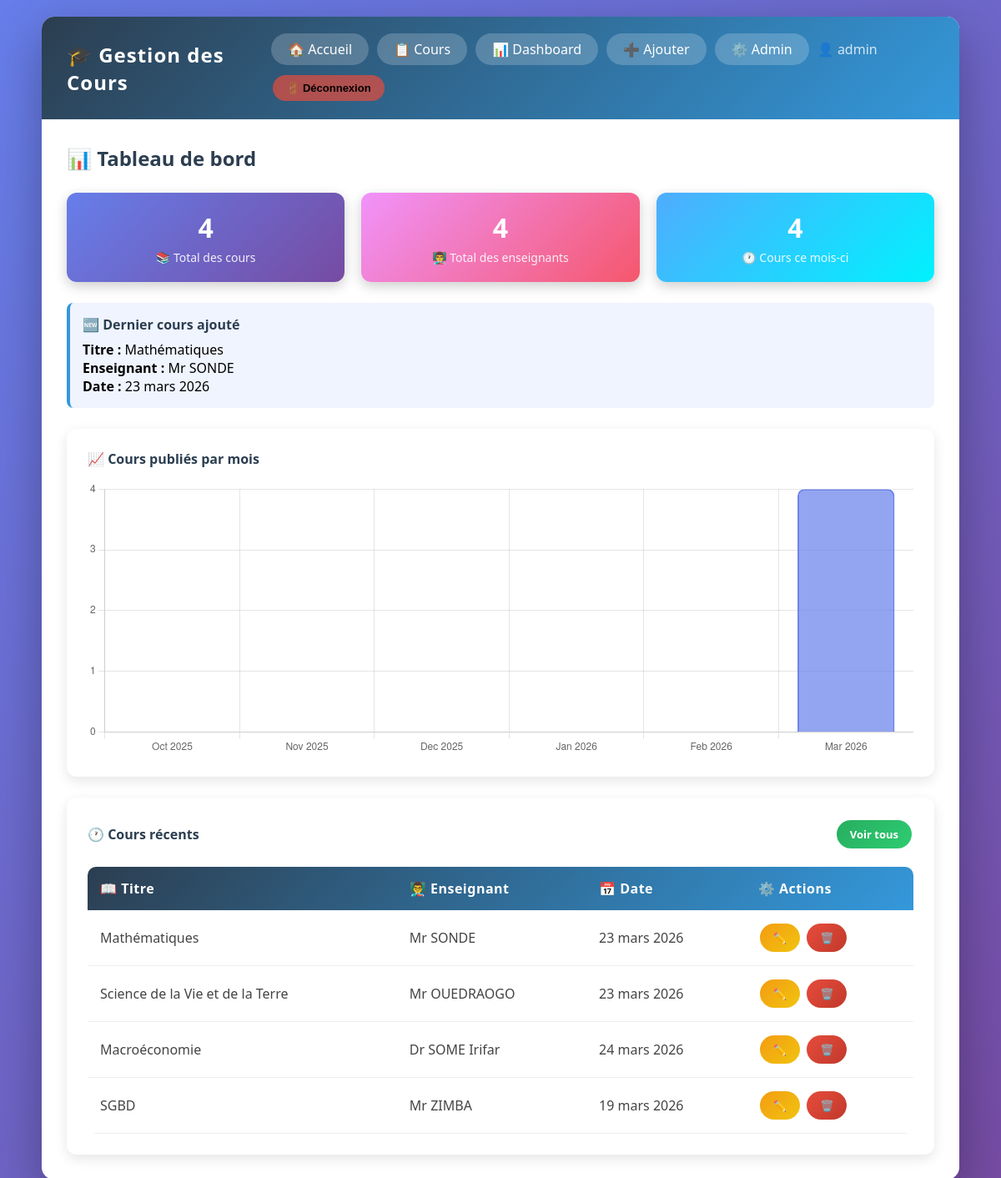
Page /dashboard/ (signed in) on the earlier database version.
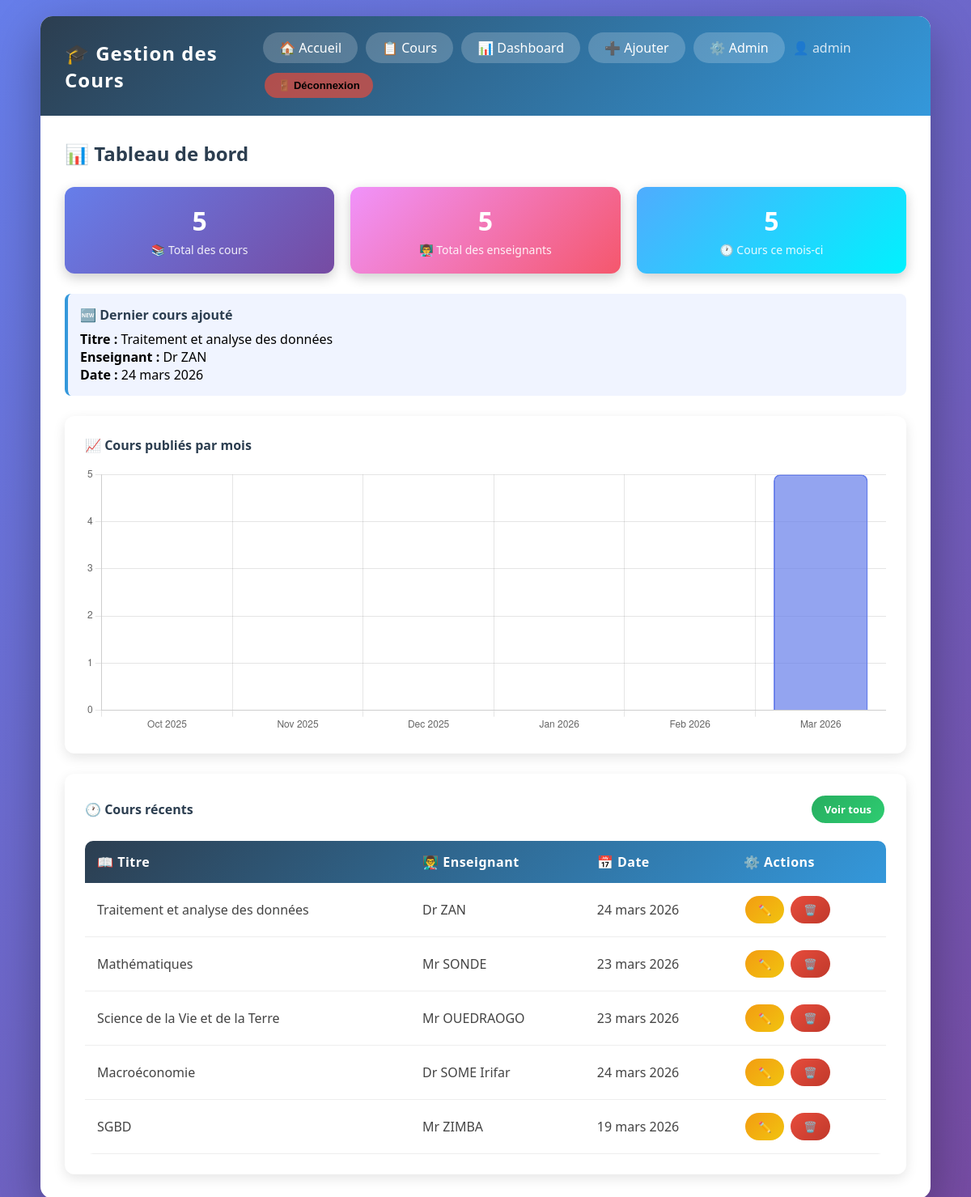
Same page on the later database version.
### cours/models.py (models this page shows, shortened)
class Cours(models.Model):
    titre = models.CharField(max_length=200)
    enseignant = models.CharField(max_length=100)
    date_publication = models.DateField(validators=[valider_date])
    date_ajout = models.DateTimeField(auto_now_add=True)  # ← caché, automatique

### cours/views.py (the view)
# urls.py: path('dashboard/', DashboardView.as_view(), name='dashboard'),
class DashboardView(LoginRequiredMixin, TemplateView):
    template_name = 'cours/dashboard.html'
    login_url = '/login/'
    def get_context_data(self, **kwargs):
        context = super().get_context_data(**kwargs)
        context['total_cours'] = Cours.objects.count()
        context['total_enseignants'] = Cours.objects.values('enseignant').distinct().count()
        context['dernier_cours'] = Cours.objects.order_by('-date_ajout').first()
        context['cours_recents'] = Cours.objects.order_by('-date_ajout')[:5]
        cours_par_mois = []
        mois_labels = []
        for i in range(5, -1, -1):
            mois = timezone.now().date().replace(day=1)
            mois = mois - relativedelta(months=i)
            count = Cours.objects.filter(
                date_publication__year=mois.year,
                date_publication__month=mois.month
            ).count()
            cours_par_mois.append(count)
            mois_labels.append(mois.strftime('%b %Y'))
        context['cours_par_mois'] = cours_par_mois
        context['mois_labels'] = mois_labels
        return context

### cours/templates/cours/dashboard.html
{% extends 'cours/base.html' %}
{% block content %}
<h2 style="color:#2c3e50; margin-bottom:25px;">📊 Tableau de bord</h2>
<div class="stats">
    <div class="stat-card" style="background: linear-gradient(135deg, #667eea, #764ba2);">
        <h3>{{ total_cours }}</h3>
        <p>📚 Total des cours</p>
    </div>
    <div class="stat-card" style="background: linear-gradient(135deg, #f093fb, #f5576c);">
        <h3>{{ total_enseignants }}</h3>
        <p>👨‍🏫 Total des enseignants</p>
    </div>
    <div class="stat-card" style="background: linear-gradient(135deg, #4facfe, #00f2fe);">
        <h3>{{ cours_recents|length }}</h3>
        <p>🕐 Cours ce mois-ci</p>
    </div>
</div>
{% if dernier_cours %}
<div style="background:#f0f4ff; border-left:4px solid #3498db; padding:15px; border-radius:8px; margin-bottom:25px;">
    <h4 style="color:#2c3e50; margin-bottom:8px;">🆕 Dernier cours ajouté</h4>
    <p><strong>Titre :</strong> {{ dernier_cours.titre }}</p>
    <p><strong>Enseignant :</strong> {{ dernier_cours.enseignant }}</p>
   <p><strong>Date :</strong> {{ dernier_cours.date_publication|date:"d F Y" }}</p>
</div>
{% endif %}
<div style="background:white; padding:25px; border-radius:12px; box-shadow:0 5px 15px rgba(0,0,0,0.1); margin-bottom:25px;">
    <h4 style="color:#2c3e50; margin-bottom:15px;">📈 Cours publiés par mois</h4>
    <canvas id="coursChart" height="100"></canvas>
</div>
<div style="background:white; padding:25px; border-radius:12px; box-shadow:0 5px 15px rgba(0,0,0,0.1);">
    <div style="display:flex; justify-content:space-between; align-items:center; margin-bottom:15px;">
        <h4 style="color:#2c3e50;">🕐 Cours récents</h4>
        <a href="{% url 'cours-list' %}" class="btn btn-add">Voir tous</a>
    </div>
    <table>
        <thead>
            <tr>
                <th>📖 Titre</th>
                <th>👨‍🏫 Enseignant</th>
                <th>📅 Date</th>
                <th>⚙️ Actions</th>
            </tr>
        </thead>
        <tbody>
            {% for cours in cours_recents %}
            <tr>
                <td>{{ cours.titre }}</td>
                <td>{{ cours.enseignant }}</td>
                <td>{{ cours.date_publication }}</td>
                <td>
                    <a href="{% url 'cours-update' cours.pk %}" class="btn btn-edit">✏️</a>
                    <a href="{% url 'cours-delete' cours.pk %}" class="btn btn-delete">🗑️</a>
                </td>
            </tr>
            {% empty %}
            <tr>
                <td colspan="4" style="text-align:center; padding:20px; color:#999;">
                    Aucun cours disponible.
                </td>
            </tr>
            {% endfor %}
        </tbody>
    </table>
</div>
<script>
    const ctx = document.getElementById('coursChart').getContext('2d');
    new Chart(ctx, {
        type: 'bar',
        data: {
            labels: {{ mois_labels|safe }},
            datasets: [{
                label: 'Nombre de cours',
                data: {{ cours_par_mois|safe }},
                backgroundColor: 'rgba(102, 126, 234, 0.7)',
                borderColor: 'rgba(102, 126, 234, 1)',
                borderWidth: 2,
                borderRadius: 8,
            }]
        },
        options: {
            responsive: true,
            plugins: {
                legend: { display: false }
            },
            scales: {
                y: {
                    beginAtZero: true,
                    ticks: { stepSize: 1 }
                }
            }
        }
    });
</script>
{% endblock %}

Differences in the rows shown:
added Cours: titre "Traitement et analyse des données", enseignant "Dr ZAN", date_publication "24 mars 2026"
Other differences:
{{ total_cours }}: "4" → "5"
{{ total_enseignants }}: "4" → "5"
{{ cours_recents|length }}: "4" → "5"
chart data {{ cours_par_mois|safe }}: [0, 0, 0, 0, 0, 4] → [0, 0, 0, 0, 0, 5]
{{ dernier_cours.titre }}: "Mathématiques" → "Traitement et analyse des données"
{{ dernier_cours.enseignant }}: "Mr SONDE" → "Dr ZAN"
{{ dernier_cours.date_publication|date:"d F Y" }}: "23 mars 2026" → "24 mars 2026"
